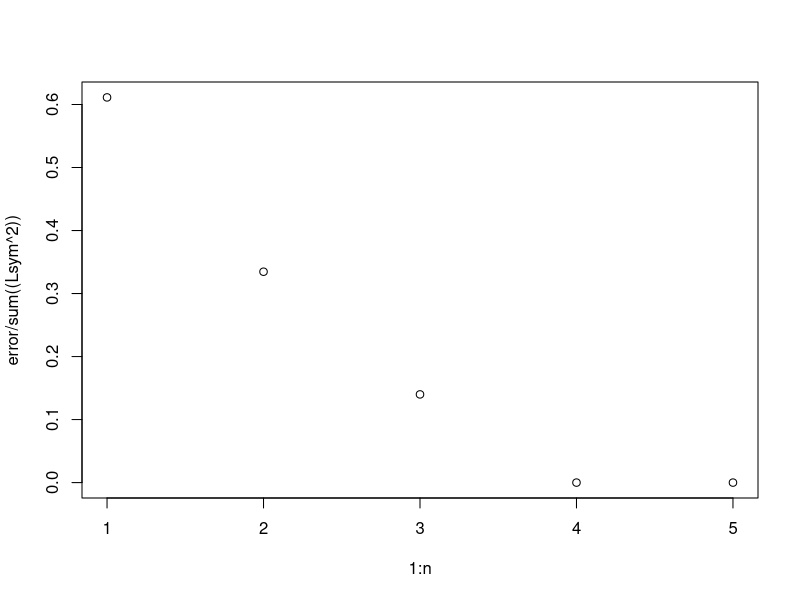

Source code (R): (Note: this script raises an error after producing the figure.)
library('igraph');
#install.packages("expm", repos="http://R-Forge.R-project.org")
library('expm');
library('MASS');
#adjacency matrix given:
M <- matrix(c(0, 10, 0, 0, 0,
              10, 0, 8, 0, 0,
              0, 8, 0, 1, 0,
              0, 0, 1, 0, 3,
              0, 0, 0, 3, 0), nrow=5, ncol=5)
n <- dim(M)[1]
names <- 'noname'
Mraw <- M
rownames(Mraw) <- NULL
colnames(Mraw) <- NULL
Mraw
data.frame(names, Mraw)

Sym=M+t(M) #symmetric matrix for in+out replies
Sym
###invert replies to get some kind of 'distance'
#S <- 1/(1+Sym)
#S <- exp(-Sym*n^2/sum(Sym))
m <- (sum(Sym)-sum(diag(Sym)))/(n^2-n)
#S <- Sym/(Sym+m) #similarity function to [0,1]
S <- m/(m+Sym)
#s <- exp(-m/(m+Sym))
#S
#S <- Sym #remove -comment- this line in case of setting the inverse weights
D=diag(S)*diag(n) 
W <- S-D
W
D <- colSums(S)*diag(n)-D
D
L <- D-W
L
Lraw <- L
rownames(Lraw) <- NULL
colnames(Lraw) <- NULL
Lraw
L%*%matrix(1,n,1) #just a test, must be a vector of zeroes

#Normalized spectral clustering according to Ng, Jordan, and Weiss (2002):
Lsym = ginv(sqrt(D)) %*% L %*% ginv(sqrt(D)) #symmetric normalized laplacian
#Lrw = ginv(D) %*% L  #normalized laplacian for random walks
Lsym
rk <- n
L_dec=svd(Lsym,rk,rk)
data.frame(names, L_dec$u)

######
Lsym
L_dec$u %*% (L_dec$d[1:rk]*diag(rk)) %*% t(L_dec$v)
error <- matrix(0,1,n)
for (i in 1:n){
  L_dec=svd(Lsym,i,i)
  error[i] <- sum((Lsym - L_dec$u %*% (L_dec$d[1:i]*diag(i)) %*% t(L_dec$v))^2)
}
error
plot(1:n, error/sum((Lsym^2))) #decreasing sequence of errors by rank of svd
#error plot shows I must use every eigenvector but the last

#rk <- 12 #with 12 eigenvectors we get all the information
#automatize rk with a formula!!!!!
rk <- n-1 ##check this!!!
#rk <- 3
L_dec=svd(Lsym,rk,rk)
data.frame(names, L_dec$u)
#normalize rows of U to norm 1
#Unorm <- L_dec$u/(rowSums(L_dec$u^2)^(1/2))
#rowSums(Unorm^2)^(1/2) #test: must be a vector of ones
rownames(L_dec$u) <-names
L_dec$u
#plot(data.frame(Unorm))
#text(data.frame(Unorm),row.names(Unorm), pos=4, cex=0.6, col="red")
plot(data.frame(L_dec$u))
text(data.frame(L_dec$u),row.names(Unorm), pos=4, cex=0.6, col="red")
pair=c(1,2)
plot(data.frame(Unorm[,pair]))
text(data.frame(Unorm[,pair]),row.names(Unorm[,pair]), pos=4, cex=0.6, col="red")
pair=c(1,3)
plot(data.frame(Unorm[,pair]))
text(data.frame(Unorm[,pair]),row.names(Unorm[,pair]), pos=4, cex=0.6, col="red")
pair=c(2,3)
plot(data.frame(Unorm[,pair]))
text(data.frame(Unorm[,pair]),row.names(Unorm[,pair]), pos=4, cex=0.6, col="red")

#normalized Lsym
km.out=kmeans(L_dec$u,4,nstart=15)
km.out$cluster
pair=c(2,3)
plot(L_dec$u[,pair],col=km.out$cluster,cex=0.6,pch=1,lwd=3)
text(data.frame(L_dec$u[,pair]),row.names(L_dec$u[,pair]), pos=4, cex=0.6, col=km.out$cluster)

plot(data.frame(L_dec$u),col=km.out$cluster,cex=0.6,pch=1,lwd=3)
text(data.frame(L_dec$u),row.names(L_dec$u), pos=4, cex=0.6, col=km.out$cluster)

hc.complete=hclust(dist(L_dec$u),method="complete")
plot(hc.complete)
#hc.single=hclust(dist(Unorm),method="single")
#plot(hc.single)
#hc.average=hclust(dist(Unorm),method="average")
#plot(hc.average)
